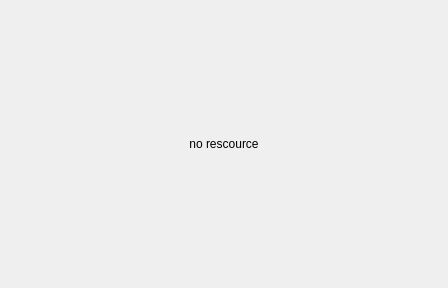
<?xml version="1.0" encoding="UTF-8"?>
<ui version="4.0">
 <class>viewComponent</class>
 <widget class="QWidget" name="viewComponent">
  <property name="geometry">
   <rect>
    <x>0</x>
    <y>0</y>
    <width>448</width>
    <height>288</height>
   </rect>
  </property>
  <property name="windowTitle">
   <string>Form</string>
  </property>
  <layout class="QVBoxLayout" name="verticalLayout_2">
   <property name="spacing">
    <number>0</number>
   </property>
   <property name="leftMargin">
    <number>0</number>
   </property>
   <property name="topMargin">
    <number>0</number>
   </property>
   <property name="rightMargin">
    <number>0</number>
   </property>
   <property name="bottomMargin">
    <number>0</number>
   </property>
   <item>
    <layout class="QVBoxLayout" name="videobg">
     <property name="spacing">
      <number>0</number>
     </property>
     <item>
      <widget class="QLabel" name="video_zoom">
       <property name="minimumSize">
        <size>
         <width>0</width>
         <height>180</height>
        </size>
       </property>
       <property name="styleSheet">
        <string notr="true"/>
       </property>
       <property name="frameShape">
        <enum>QFrame::NoFrame</enum>
       </property>
       <property name="text">
        <string>no rescource</string>
       </property>
       <property name="alignment">
        <set>Qt::AlignCenter</set>
       </property>
      </widget>
     </item>
    </layout>
   </item>
  </layout>
 </widget>
 <resources/>
 <connections/>
</ui>
